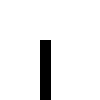
Frame 1 (no input)
Frame 60 (the mouse pressed at the canvas centre just before this capture): identical to frame 1, image omitted
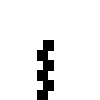
Frame 120 (the mouse held since frame 60 and released just before this capture)

The Processing sketch that drew these frames (run headless with seeded random() and noise(); from frame 60 on, the mouse is pressed at the canvas centre):

// Processing sketch: processing_60068
// ── processing_60068.pde

void setup() {
size(100,100);
smooth();
 
 
background(255);

}
 
void draw() {
background(255);
fill(0);
 
if(mousePressed){  
  rect(43,40,10,10);
  rect(37,50,10,10);
  rect(43,60,10,10);
  rect(37,70,10,10);
  rect(43,80,10,10);
  rect(37,90,10,10);
}else{
rect(40,40,10,60); }
 
}
